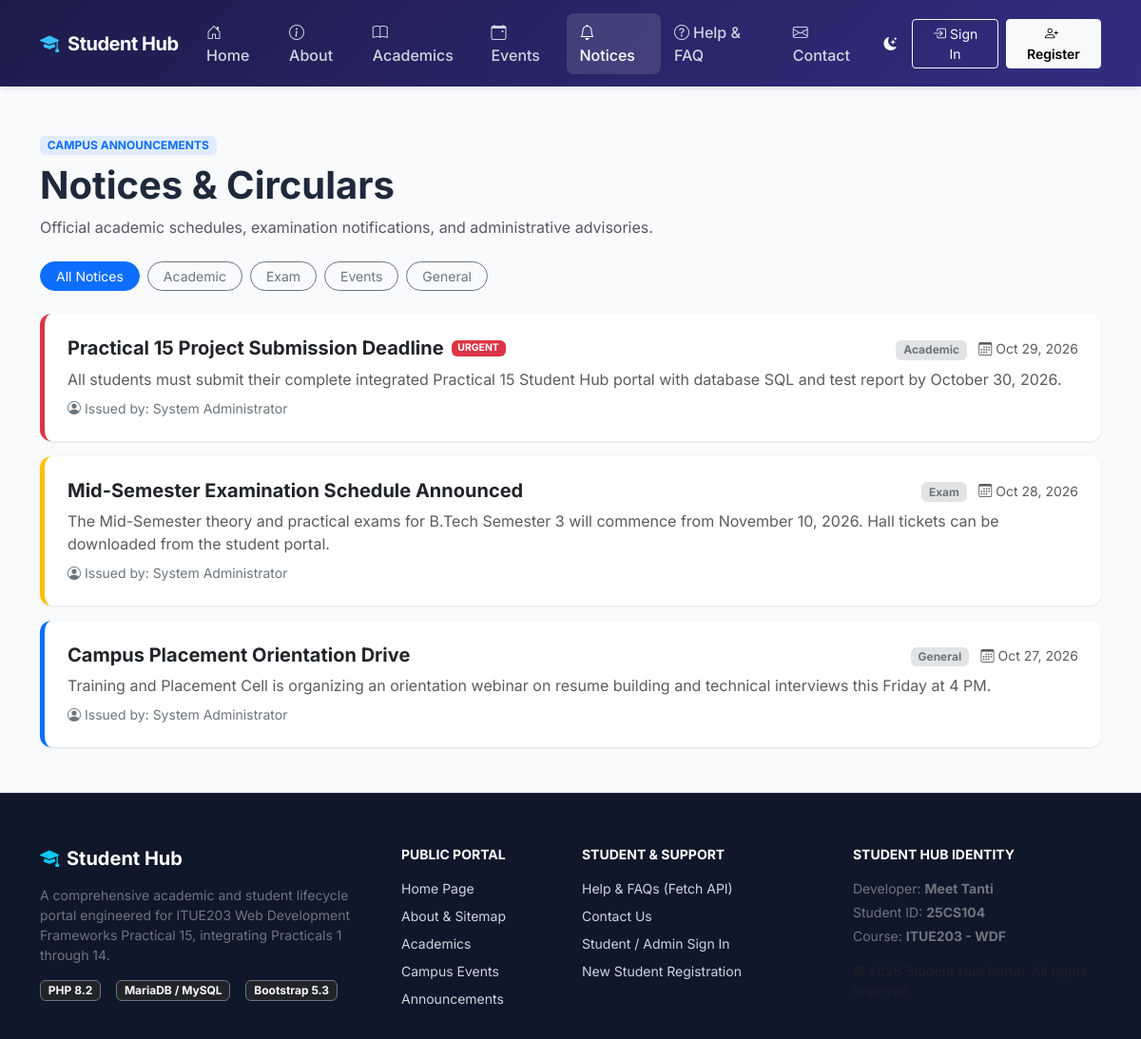
The page /notices.php on the database its author committed.
### tables this page shows
CREATE TABLE notices (
    id INT AUTO_INCREMENT PRIMARY KEY,
    title VARCHAR(200) NOT NULL,
    category ENUM('Academic', 'Exam', 'Event', 'General') DEFAULT 'General',
    content TEXT NOT NULL,
    priority ENUM('normal', 'high', 'urgent') DEFAULT 'normal',
    published_date DATE NOT NULL,
    created_by INT NULL,
    created_at TIMESTAMP DEFAULT CURRENT_TIMESTAMP,
    CONSTRAINT fk_notices_user FOREIGN KEY (created_by) REFERENCES users(id) ON DELETE SET NULL
);

CREATE TABLE users (
    id INT AUTO_INCREMENT PRIMARY KEY,
    name VARCHAR(100) NOT NULL,
    email VARCHAR(150) NOT NULL UNIQUE,
    password VARCHAR(255) NOT NULL,
    role_id INT NOT NULL,
    status ENUM('active', 'inactive') DEFAULT 'active',
    created_at TIMESTAMP DEFAULT CURRENT_TIMESTAMP,
    updated_at TIMESTAMP DEFAULT CURRENT_TIMESTAMP ON UPDATE CURRENT_TIMESTAMP,
    CONSTRAINT fk_users_role FOREIGN KEY (role_id) REFERENCES roles(id) ON UPDATE CASCADE
);

### includes/functions.php (called while the page is built, shortened)
<?php
function e(?string $string): string
{
    return htmlspecialchars($string ?? '', ENT_QUOTES, 'UTF-8');
}

### notices.php (the view, shortened to what this page needs)
<?php
require_once __DIR__ . '/includes/header.php';
require_once __DIR__ . '/includes/navbar.php';
$category = trim($_GET['category'] ?? '');
$query = "SELECT n.*, u.name as publisher_name
          FROM notices n
          LEFT JOIN users u ON n.created_by = u.id
          WHERE 1=1";
$params = [];
$query .= " ORDER BY n.published_date DESC, n.id DESC";
$stmt = $pdo->prepare($query);
$stmt->execute($params);
$notices = $stmt->fetchAll();
?>
<main class="py-5">
    <div class="container">
        <div class="row align-items-center mb-4">
            <div class="col-md-8">
                <span class="badge bg-primary bg-opacity-10 text-primary fw-bold text-uppercase mb-2">Campus Announcements</span>
                <h1 class="fw-bold">Notices & Circulars</h1>
                <p class="text-muted mb-0">Official academic schedules, examination notifications, and administrative advisories.</p>
            </div>
        </div>
        <div class="d-flex flex-wrap gap-2 mb-4">
            <a href="<?= APP_URL ?>/notices.php" class="btn btn-sm <?= ($category === '') ? 'btn-primary' : 'btn-outline-secondary' ?> rounded-pill px-3">
                All Notices
            </a>
            <a href="<?= APP_URL ?>/notices.php?category=Academic" class="btn btn-sm <?= ($category === 'Academic') ? 'btn-primary' : 'btn-outline-secondary' ?> rounded-pill px-3">
                Academic
            </a>
            <a href="<?= APP_URL ?>/notices.php?category=Exam" class="btn btn-sm <?= ($category === 'Exam') ? 'btn-primary' : 'btn-outline-secondary' ?> rounded-pill px-3">
                Exam
            </a>
            <a href="<?= APP_URL ?>/notices.php?category=Event" class="btn btn-sm <?= ($category === 'Event') ? 'btn-primary' : 'btn-outline-secondary' ?> rounded-pill px-3">
                Events
            </a>
            <a href="<?= APP_URL ?>/notices.php?category=General" class="btn btn-sm <?= ($category === 'General') ? 'btn-primary' : 'btn-outline-secondary' ?> rounded-pill px-3">
                General
            </a>
        </div>
        <div class="row g-3">
            <?php if (empty($notices)): ?>
                <div class="col-12">
                    <div class="alert alert-secondary text-center py-5">
                        <i class="bi bi-bell-slash display-4 text-muted mb-3 d-block"></i>
                        <h5>No Notices Found</h5>
                        <p class="text-muted">There are no active notices in this category.</p>
                    </div>
                </div>
            <?php else: ?>
                <?php foreach ($notices as $notice): ?>
                    <?php
                        $priorityClass = match($notice['priority']) {
                            'urgent' => 'danger',
                            'high' => 'warning',
                            default => 'primary'
                        };
                    ?>
                    <div class="col-12">
                        <div class="card card-sh p-4 border-0 border-start border-5 border-<?= $priorityClass ?>">
                            <div class="d-flex flex-wrap justify-content-between align-items-start gap-2 mb-2">
                                <div class="d-flex align-items-center gap-2">
                                    <h5 class="fw-bold mb-0"><?= e($notice['title']) ?></h5>
                                    <?php if ($notice['priority'] === 'urgent'): ?>
                                        <span class="badge bg-danger text-uppercase" style="font-size:0.65rem;">Urgent</span>
                                    <?php endif; ?>
                                </div>
                                <div>
                                    <span class="badge bg-secondary-subtle text-secondary me-2"><?= e($notice['category']) ?></span>
                                    <small class="text-muted"><i class="bi bi-calendar3 me-1"></i><?= date('M d, Y', strtotime($notice['published_date'])) ?></small>
                                </div>
                            </div>
                            <p class="text-muted mb-2" style="white-space: pre-line;"><?= e($notice['content']) ?></p>
                            <div class="small text-secondary d-flex align-items-center gap-1">
                                <i class="bi bi-person-circle"></i> Issued by: <?= e($notice['publisher_name'] ?? 'Administration') ?>
                            </div>
                        </div>
                    </div>
                <?php endforeach; ?>
            <?php endif; ?>
        </div>
    </div>
</main>
<?php require_once __DIR__ . '/includes/footer.php'; ?>

### assets/css/style.css (style rules this page uses)
:root { --primary-color: #4f46e5; --primary-hover: #4338ca; --primary-light: #eef2ff; --secondary-color: #6366f1; --dark-bg: #1e1b4b; --accent-color: #06b6d4; --success-color: #10b981; --warning-color: #f59e0b; --danger-color: #ef4444; --bg-body: #f8fafc; --text-main: #1e293b; --text-muted: #64748b; --card-bg: #ffffff; --card-border: #e2e8f0; --radius-sm: 8px; --radius-md: 12px; --radius-lg: 16px; --shadow-sm: 0 1px 3px rgba(0,0,0,0.06), 0 1px 2px rgba(0,0,0,0.04); --shadow-md: 0 4px 6px -1px rgba(0,0,0,0.07), 0 2px 4px -1px rgba(0,0,0,0.04); --shadow-lg: 0 10px 15px -3px rgba(0,0,0,0.08), 0 4px 6px -2px rgba(0,0,0,0.03); }
body { background-color: var(--bg-body); color: var(--text-main); font-family: 'Inter', system-ui, -apple-system, BlinkMacSystemFont, "Segoe UI", Roboto, Oxygen, Ubuntu, Cantarell, sans-serif; min-height: 100vh; display: flex; flex-direction: column; transition: background-color 0.25s ease, color 0.25s ease; }
main { flex: 1 0 auto; }
.card-sh { background-color: var(--card-bg); border: 1px solid var(--card-border); border-radius: var(--radius-md); box-shadow: var(--shadow-sm); transition: transform 0.2s ease, box-shadow 0.2s ease; }

### rows shown on the page
notices: title "Practical 15 Project Submission Deadline", priority "URGENT", category "Academic", published_date "Oct 29, 2026", content "All students must submit their complete integrated Practical 15 Student Hub portal with database SQL and test report by October 30, 2026.", created_by.name "System Administrator"
notices: title "Mid-Semester Examination Schedule Announced", category "Exam", published_date "Oct 28, 2026", content "The Mid-Semester theory and practical exams for B.Tech Semester 3 will commence from November 10, 2026. Hall tickets can be downloaded from the student portal.", created_by.name "System Administrator"
notices: title "Campus Placement Orientation Drive", category "General", published_date "Oct 27, 2026", content "Training and Placement Cell is organizing an orientation webinar on resume building and technical interviews this Friday at 4 PM.", created_by.name "System Administrator"
